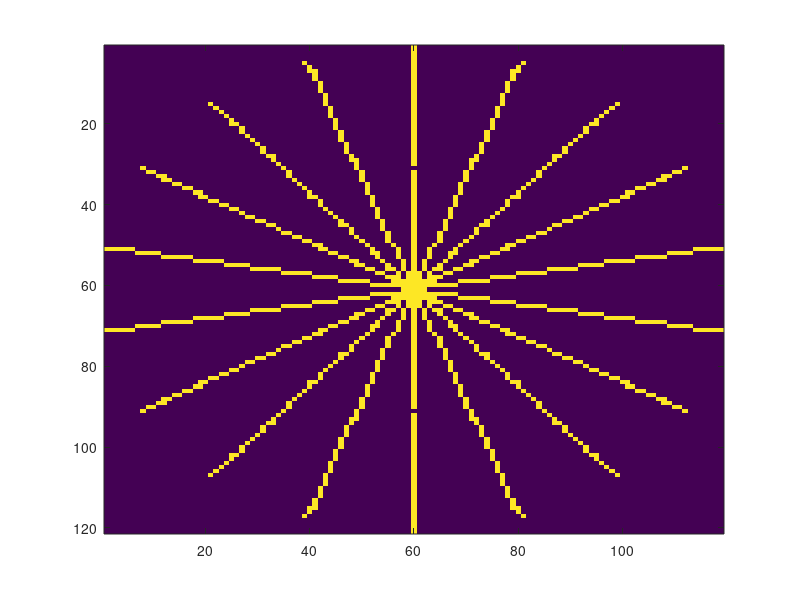

Recreate this plot in MATLAB.
%This is the trial for confocal image construction
clear NewMap

SpaceSamples = 18;
RangeSamples = 60;


InitialMap = ones(SpaceSamples, RangeSamples);

InitialMap(:,45:52) = 1;
InitialMap(5:6, 10:28) = 1;
InitialMap(18, 45:60) = 1;
% lets create a coordinate systemfor or pixels

%Lets take their indexes as coordinates
    Xg = linspace(0,6,RangeSamples);
    Yg = zeros(1, RangeSamples);
for ThetaIndex=1:SpaceSamples
    Theta = deg2rad(20 * ThetaIndex);
    GlobalCoordinates = [Xg;Yg];
    
    TFMatri = [cos(Theta) -sin(Theta); sin(Theta) cos(Theta)];
    
    for CoordinateIndex = 1:length(Xg)
        LocalCoordinates(ThetaIndex,:,CoordinateIndex) = TFMatri * GlobalCoordinates(:,CoordinateIndex);
    end
end

RoundedLocalCoordinates = round(10*LocalCoordinates);

MinimumY = min(min(RoundedLocalCoordinates(:,2,:)));
MinimumX = min(min(RoundedLocalCoordinates(:,1,:)));

for Index1=1:SpaceSamples
    for Index2=1:RangeSamples
        NewCoordinate = RoundedLocalCoordinates(Index1,:, Index2);
        Value = InitialMap(Index1,Index2);
        
        NewMap(NewCoordinate(1) + abs(MinimumX) + 1, NewCoordinate(2) + abs(MinimumY) + 1) = Value;
        
    end    
end


figure

image(NewMap*255);